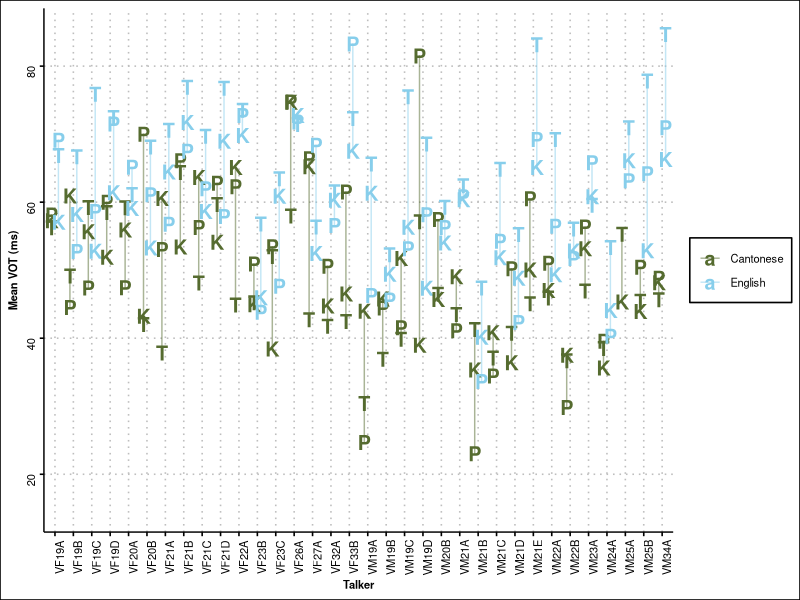
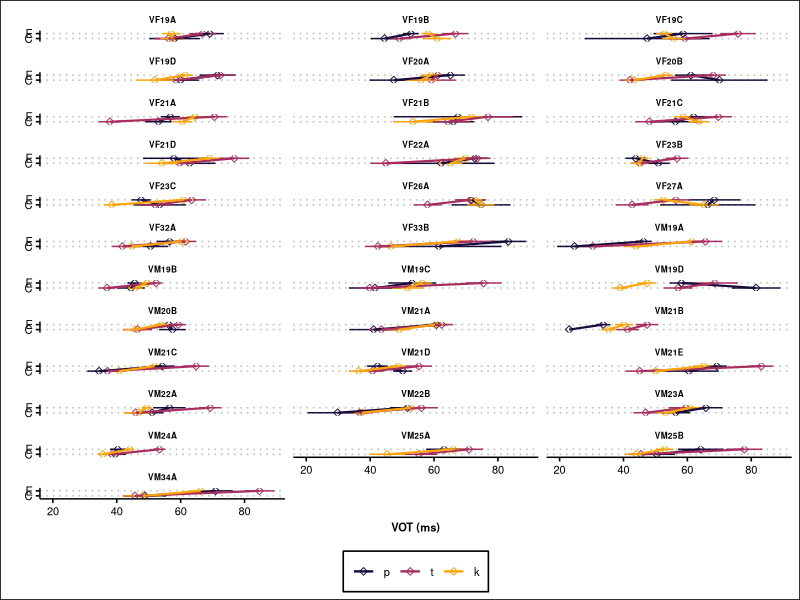

R code for these plots, in order:
## ---- chunk 1
knitr::opts_chunk$set(echo = TRUE)
## ---- chunk 2
library(tidyverse)
library(ggthemes)

theme_set(
  theme_clean() + 
  theme(
      legend.title = element_blank(),
      legend.text = element_text(size=8),
      legend.position = 'bottom',
      axis.title.x = element_text(size = 8, face='bold'),
      axis.title.y = element_text(size = 8, face='bold'),
      axis.text.x = element_text(size = 8),
      axis.text.y = element_text(size = 8),
      strip.text = element_text(size = 8, face='bold'),
      )
  )
## ---- chunk 3
df <- read_csv('dfs/ptk_clean_20210602.csv') # this version used for interspeech revisions
head(df)
## ---- chunk 4
df %>%
  group_by(talker, segment, language) %>%
  summarise(mv = mean(vot_ms)) %>%
  ungroup() %>%
  pivot_wider(names_from = 'segment', values_from = 'mv') %>%
  ungroup() %>%
  drop_na() %>%
  group_by(language) %>%
  summarise(
    pt = sum(p<t)/n(), 
    tk = sum(t<k)/n(), 
    pk = sum(p<k)/n(),
    n=n()
    )
## ---- chunk 5
df %>%
  group_by(talker, segment, language) %>%
  summarise(mv = mean(vot_ms), n=n()) %>%
  filter(n>=10) %>%
  select(talker, segment, language, mv) %>%
  ungroup() %>%
  pivot_wider(names_from = 'segment', values_from = 'mv') %>%
  ungroup() %>%
  drop_na() %>%
  group_by(language) %>%
  summarise(
    pt = sum(p<t)/n(), 
    tk = sum(t<k)/n(), 
    pk = sum(p<k)/n(),
    n=n()
    )
## ---- chunk 6
df %>%
  group_by(talker, segment, language) %>%
  summarise(n = n()) %>%
  ungroup() %>%
  group_by(language, segment) %>%
  summarise(min(n), mean(n), max(n))
## ---- chunk 7
df %>%
  group_by(talker, language, segment) %>%
  summarise(mean_vot = mean(vot_ms), sd_vot = sd(vot_ms), n=n()) %>%
  ungroup() %>%
  mutate(segment = str_to_upper(segment)) %>%
  ggplot(aes(y=mean_vot, x=talker, color=language, label=segment)) +
    geom_text(fontface='bold', size=5, position=position_dodge(width = 0.75)) +
    geom_line(alpha=0.5, position=position_dodge(width = 0.75)) +
    # scale_color_viridis_d(option = 'inferno', begin = 0.1, end = 0.8) +
    scale_color_manual(values = c('darkolivegreen','skyblue')) +
  ylab('Mean VOT (ms)') +
  xlab('Talker') +
  scale_y_continuous(limits = c(15, 85))+
    theme(
      axis.text = element_text(angle=90),
      panel.grid.major.x = element_line(color = 'gray', linetype='dotted'),
      legend.position = 'right'
    )

# ggsave('figs/ordrel.png', height=3.5, width = 12, units='in') # This used in ISBPAC poster
## ---- chunk 8
std.error <- function(x, na.rm = T) {
  sqrt(var(x, na.rm = na.rm)/length(x[complete.cases(x)]))
}

df$segment <- as_factor(df$segment)
df$segment <- forcats::fct_relevel(df$segment, 'p','t','k')
levels(df$segment)
## ---- chunk 9
df %>%
  group_by(talker, language, segment) %>%
  summarise(mean_vot = mean(vot_ms), se_vot = std.error(vot_ms), n=n()) %>%
  ungroup() %>%
  mutate(language = if_else(language=='Cantonese', 'C','E')) %>%
  ggplot(aes(y=language, x=mean_vot, shape=segment, color=segment)) +
    geom_point(shape=5) +
    geom_errorbar(position = "identity", size=.5,width = .25, aes(xmin = mean_vot-se_vot, xmax = mean_vot+se_vot)) +
    geom_line(aes(group=segment), size=.75) +
    scale_color_viridis_d(option = 'inferno', begin = 0.1, end = 0.8) +
    facet_wrap(~talker, ncol=3)+
    labs(y="",  x="VOT (ms)") +
    theme(
      strip.text = element_text(size=6),
      legend.position = 'bottom'
    )

# ggsave('figs/ptk_vot_individuals_vert.png', height = 8.5, width = 3.5, units='in') # Used in interspeech paper with manually moved legend - don't re-run; different sizes for paper and poster
